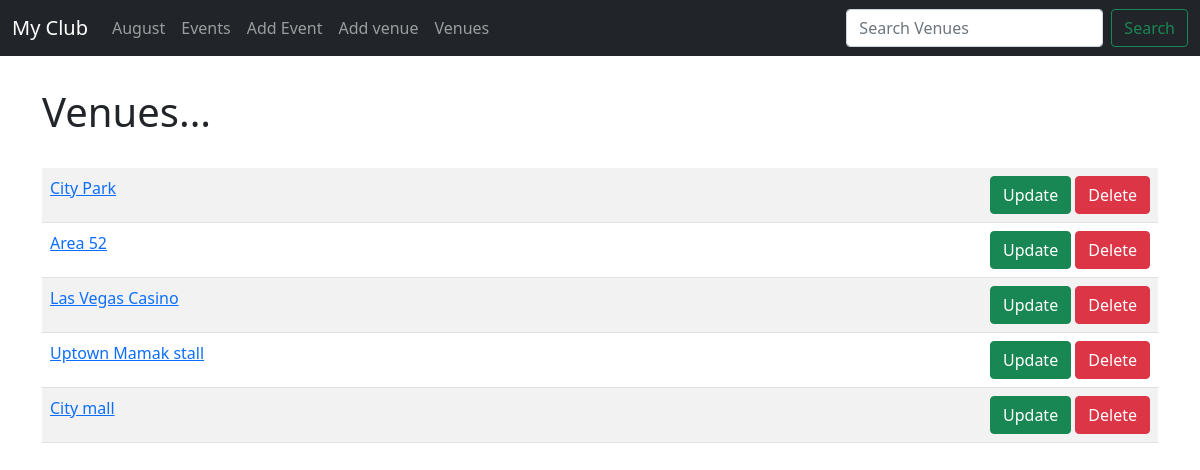
/venues, run on the app's committed database.
### events/models.py (models this page shows)
class Venue(models.Model):
	name =models.CharField('Venue Name', max_length=120)
	address = models.CharField(max_length=300)
	zip_code =models.CharField(max_length=15)
	phone = models.CharField(max_length=25, blank =True)
	web = models.URLField('Website Address', blank =True)
	email_address = models.EmailField('Email Address', blank =True)
	def __str__(self):    # Show the name of object created in admin site
		return self.name

### events/views.py (the view)
# urls.py: path('venues', views.venues_list, name= 'venues-list'),
def venues_list(request):
	venues_list = Venue.objects.all()
	context = {
		'venues_list':venues_list
	}
	return render(request, 'events/venues_list.html', context)

### events/templates/events/venues_list.html
{% extends 'events/base.html' %}
{% block content %}
<h1>Venues...</h1>
<br/>
<table class="table table-striped table-hover">
	{% for venues in venues_list %}
		<tr>
			<td><a href="{% url 'show-venues' venues.id %} ">{{ venues }}</a> </td>
			<td align="right">
			<a href="{% url 'update-venues' venues.id %} "><button class="btn btn-success">Update</button></a>
			<a href="{% url 'delete-venue' venues.id %} "><button class="btn btn-danger">Delete</button></a>
			</td>
		</tr>
	{% endfor %}
</table>
{% endblock %}

### data on the page
Venue: name "City Park"
Venue: name "Area 52"
Venue: name "Las Vegas Casino"
Venue: name "Uptown Mamak stall"
Venue: name "City mall"
